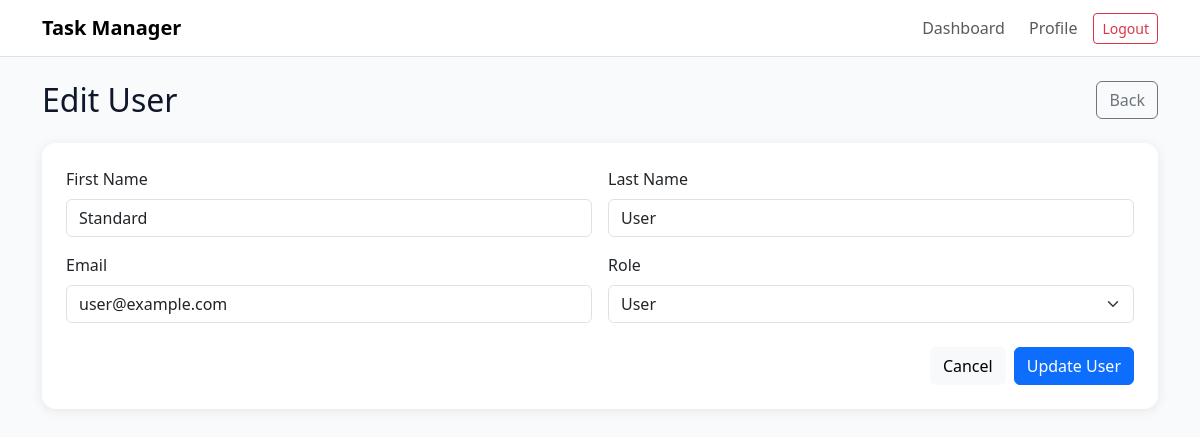
Page /admin/edit_user.php?id=2 (signed in) on the committed database.
### tables this page shows
CREATE TABLE IF NOT EXISTS users (
    id INT UNSIGNED AUTO_INCREMENT PRIMARY KEY,
    first_name VARCHAR(100) NOT NULL,
    last_name VARCHAR(100) NOT NULL,
    email VARCHAR(190) NOT NULL UNIQUE,
    password VARCHAR(255) NOT NULL,
    isAdmin TINYINT(1) NOT NULL DEFAULT 0,
    created_at TIMESTAMP NOT NULL DEFAULT CURRENT_TIMESTAMP
);

### includes/init.php (called while the page is built, shortened)
<?php
require_once __DIR__ . '/../classes/User.php';
function dbConnection(): mysqli
{
    static $conn = null;
    if ($conn === null) {
        $db = new Database();
        $conn = $db->connect();
    }
    return $conn;
}
function userModel(): User
{
    return new User(dbConnection());
}

### classes/GenericModel.php (called while the page is built, shortened)
<?php
class GenericModel
{
    protected mysqli $conn;
    public function __construct(mysqli $conn)
    {
        $this->conn = $conn;
    }
    protected function executeQuery(string $sql, array $params = [])
    {
        $stmt = $this->conn->prepare($sql);
        if ($params) {
            $types = $this->getParamTypes($params);
            $refs = [];
            foreach ($params as $key => $value) {
                $refs[$key] = &$params[$key];
            }
            $stmt->bind_param($types, ...$refs);
        }
        $stmt->execute();
        return $stmt;
    }
    protected function fetchOne(string $sql, array $params = [])
    {
        $stmt = $this->executeQuery($sql, $params);
        return $stmt
            ->get_result()
            ->fetch_assoc();
    }
    private function getParamTypes(array $params): string
    {
        $types = '';
        foreach ($params as $param) {
            if (is_int($param)) {
                $types .= 'i';
            } elseif (is_float($param)) {
                $types .= 'd';
            } else {
                $types .= 's';
            }
        }
        return $types;
    }
}

### classes/User.php (called while the page is built, shortened)
<?php
require_once 'GenericModel.php';
class User extends GenericModel
{
    public function getById(int $id)
    {
        return $this->fetchOne(
            "SELECT * FROM users WHERE id = ?",
            [$id]
        );
    }
}

### admin/edit_user.php (the view, shortened to what this page needs)
<?php
require_once '../includes/init.php';
$userObj = userModel();
$id = (int) $_GET['id'];
$user = $userObj->getById($id);
?>
<?php require_once '../includes/header.php'; ?>
<div class="container mt-4">
    <div class="d-flex justify-content-between align-items-center mb-4">
        <h2 class="mb-0">
            Edit User
        </h2>
        <a
            href="users.php"
            class="btn btn-outline-secondary"
        >
            Back
        </a>
    </div>
    <div class="card main-card p-4">
        <form method="POST">
            <div class="row g-3">
                <div class="col-md-6">
                    <label class="form-label">
                        First Name
                    </label>
                    <input
                        type="text"
                        name="first_name"
                        class="form-control"
                        value="<?= htmlspecialchars($user['first_name']) ?>"
                        required
                    >
                </div>
                <div class="col-md-6">
                    <label class="form-label">
                        Last Name
                    </label>
                    <input
                        type="text"
                        name="last_name"
                        class="form-control"
                        value="<?= htmlspecialchars($user['last_name']) ?>"
                        required
                    >
                </div>
                <div class="col-md-6">
                    <label class="form-label">
                        Email
                    </label>
                    <input
                        type="email"
                        name="email"
                        class="form-control"
                        value="<?= htmlspecialchars($user['email']) ?>"
                        required
                    >
                </div>
                <div class="col-md-6">
                    <label class="form-label">
                        Role
                    </label>
                    <select
                        name="isAdmin"
                        class="form-select"
                    >
                        <option value="0" <?php if ($user['isAdmin'] == 0) echo 'selected'; ?>>
                            User
                        </option>
                    </select>
                </div>
            </div>
            <div class="d-flex justify-content-end gap-2 mt-4">
                <a
                    href="users.php"
                    class="btn btn-light"
                >
                    Cancel
                </a>
                <button
                    type="submit"
                    class="btn btn-primary"
                >
                    Update User
                </button>
            </div>
        </form>
    </div>
</div>
<?php require_once '../includes/footer.php'; ?>

### assets/css/style.css (style rules this page uses)
body { background: #f8fafc; color: #0f172a; }
.main-card { border: 0; border-radius: 14px; box-shadow: 0 2px 12px rgba(0,0,0,0.08); }
a { text-decoration: none; }

### rows in the picture
users: first_name "Standard", last_name "User", email "user@example.com", isAdmin "User"
